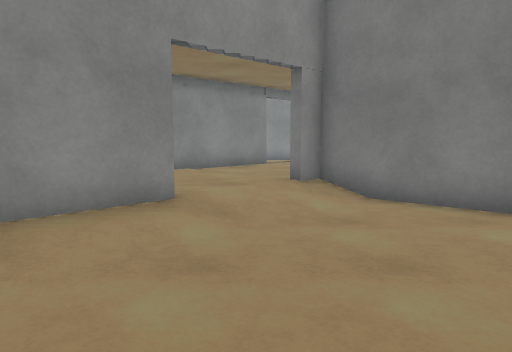
View 1 (above)

13 first-person views from a walk through a Unity game level. The camera is 1.3 m above the floor, tilts 6° down and sees 70° across. Doors are open. The floor is counted in squares, 1 m on a side. Each view is taken from the middle of a square. On the plan, view 1 faces up. The plan holds only what a view shows up to about 15 squares ahead; the rest is blank. The place goes on beyond the plan. The player is left out. Surface patterns are stand-ins for the level's own textures.

View 2
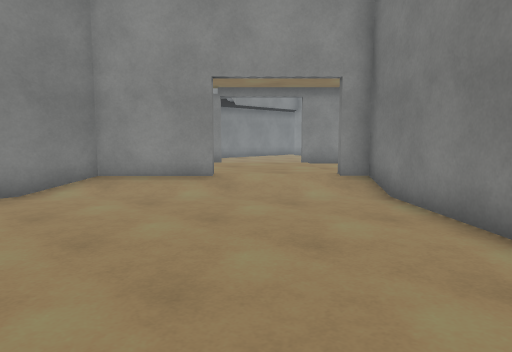

View 3
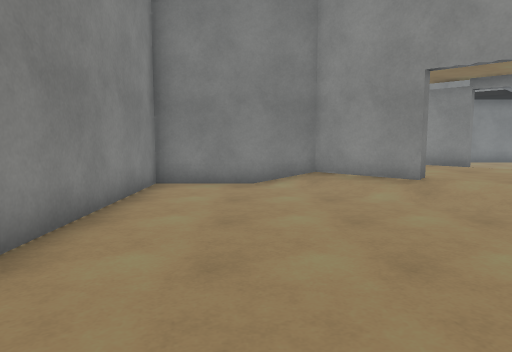

View 4
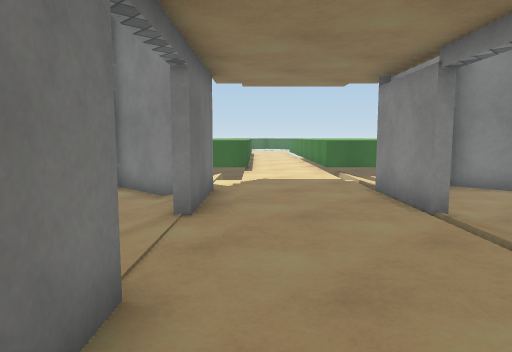

View 5
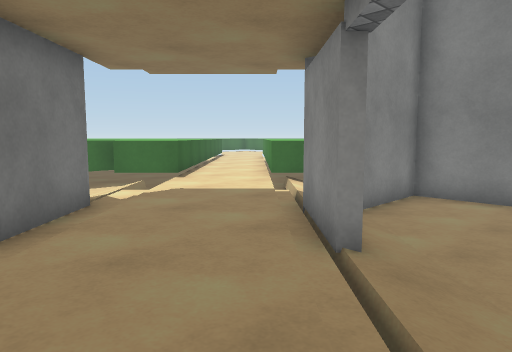

View 6
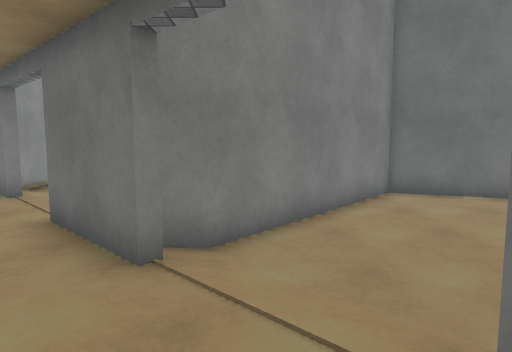

View 7
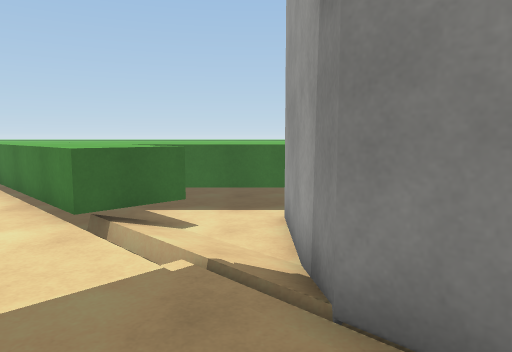

View 8
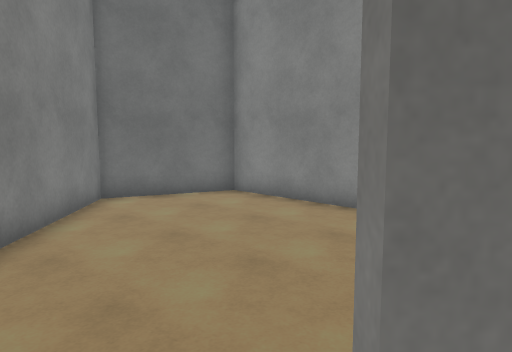

View 9
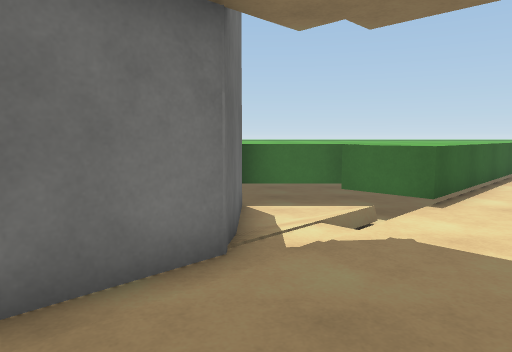

View 10
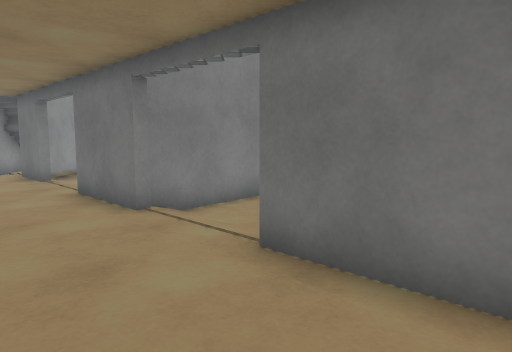

View 11
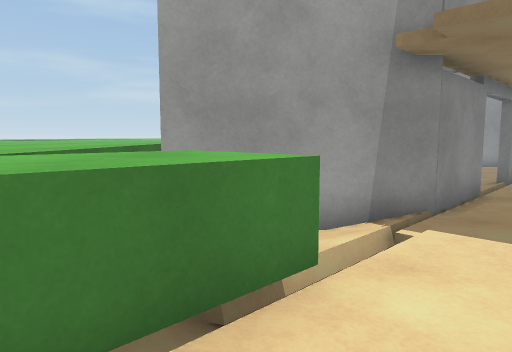

View 12
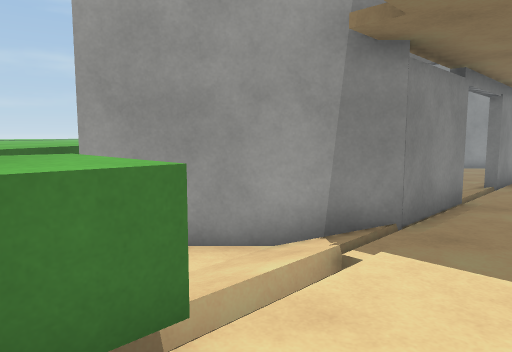

View 13
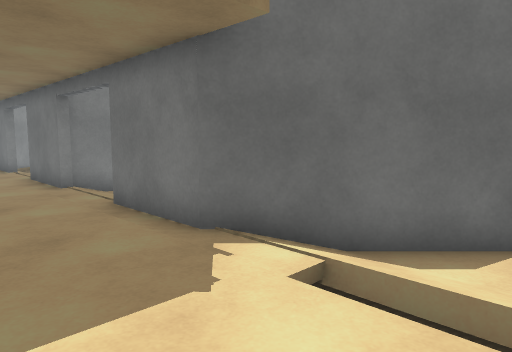

### Floor plan
Key: @ floor where view 1 was taken; # wall or solid block; . main floor; : floor 0.25 m higher than the main floor; + floor 0.5 m higher than the main floor; / step, stairs or slope; D open door; = window, fence, low wall or low ledge; ^ raised ledge.
Columns run from 17 left of view 1 to 8 right of it. Each row starts with its distance up from view 1.
 11  ^^^          D#::::DDD
 10 ^^^^^   .....DDDDD:##
  9  ^^^^# .... DDDDDD:#
  8   ^^^# ... ##+DDDD###
  7  ^ ^^#####D#++++DDD.##
  6  ^ ^^....DD++++#D/...###
  5  ^ ^^...//DD++##/......##
  4  ^ ^^###/+DDD##/........##
  3  ^ ^^^^^++DDDD/..........#
  2  ^ ^^^^++++//#...........#
  1  ^ ^^^++++=#.#...........#
  0  ^ ^^++++^##.#...@......##
 -1  ^ ^   +^^^^^^###########
 -2  ^    +^^^^^^^
 -3      +^
 -4      ^^^^^^^^^

Positions as (right, up) in squares from view 1, and headings:
1: (0, 0), facing up
2: (6, 0), facing up-left
3: (7, 2), facing left
4: (2, 11), facing down-left
5: (-1, 11), facing down-left
6: (-3, 7), facing right
7: (-4, 6), facing left
8: (-2, 7), facing down-right
9: (-4, 8), facing down
10: (-6, 6), facing right
11: (-10, 0), facing up
12: (-9, 1), facing up
13: (-9, 3), facing right
